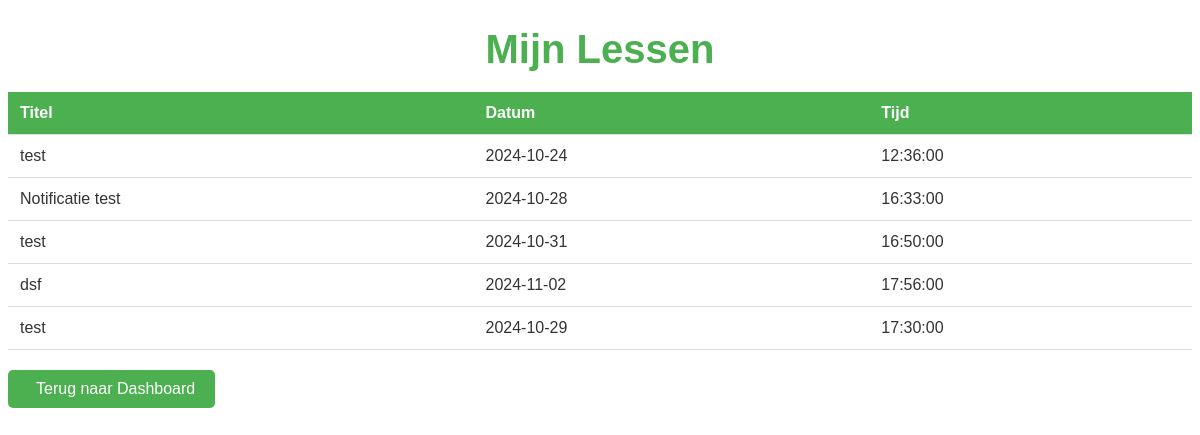
Screenshot of /view_lessons.php (signed in) with the database file from the repository.
### tables this page shows
CREATE TABLE `lessen` (
  `id` int(11) NOT NULL,
  `datum` date NOT NULL,
  `tijd` time NOT NULL,
  `instructeur` varchar(50) NOT NULL,
  `instructeur_id` int(11) NOT NULL,
  `titel` varchar(255) NOT NULL,
  `omschrijving` text NOT NULL
);

### view_lessons.php (the view, shortened to what this page needs)
<?php
include 'db.php';
$sql = "SELECT id FROM gebruikers WHERE username = ?";
$stmt = $db->prepare($sql);
$stmt->execute([$_SESSION['username']]);
$leerling = $stmt->fetch(PDO::FETCH_ASSOC);
$sql = "SELECT l.titel, l.datum, l.tijd FROM lessen l
        JOIN les_leerlingen ll ON l.id = ll.les_id
        WHERE ll.leerling_id = ?";
$stmt = $db->prepare($sql);
$stmt->execute([$leerling['id']]);
$lessen = $stmt->fetchAll(PDO::FETCH_ASSOC);
?>
<!DOCTYPE html>
<html lang="nl">
<head>
    <link rel="stylesheet" href="styles.css">
</head>
<body>
    <div class="view-lessons">
        <h1>Mijn Lessen</h1>
        <table>
            <tr>
                <th>Titel</th>
                <th>Datum</th>
                <th>Tijd</th>
            </tr>
            <?php if (empty($lessen)): ?>
                <tr>
                    <td colspan="3">Geen lessen gevonden.</td>
                </tr>
            <?php else: ?>
                <?php foreach ($lessen as $les): ?>
                    <tr>
                        <td><?= htmlspecialchars($les['titel']) ?></td>
                        <td><?= htmlspecialchars($les['datum']) ?></td>
                        <td><?= htmlspecialchars($les['tijd']) ?></td>
                    </tr>
                <?php endforeach; ?>
            <?php endif; ?>
        </table>
        <a href="dashboard.php" class="home-button"><i class="fas fa-home"></i> Terug naar Dashboard</a>
    </div>
</body>
</html>

### styles.css (style rules this page uses)
body { background: url('img/paardbg.jpg') no-repeat center center fixed; background-size: cover; color: #333; font-family: Arial, sans-serif; }
h1, h2, h3, p { color: #333; }
h1 { font-size: 2.5em; margin-bottom: 20px; }
.home-button { background-color: #4CAF50; color: white; padding: 10px 20px; text-align: center; text-decoration: none; display: inline-block; font-size: 16px; margin: 10px 0; border-radius: 5px; transition: background-color 0.3s ease; }
.view-lessons h1 { color: #4CAF50; text-align: center; }
.view-lessons table { width: 100%; border-collapse: collapse; margin-top: 20px; }
.view-lessons th, .view-lessons td { padding: 12px; text-align: left; border-bottom: 1px solid #ddd; }
.view-lessons th { background-color: #4CAF50; color: white; }
.view-lessons tr { background-color: white; }
.view-lessons .home-button { display: inline-block; margin-top: 20px; padding: 10px 20px; background-color: #4CAF50; color: white; text-decoration: none; border-radius: 5px; transition: background-color 0.3s ease; }

### rows the page displays
lessen: titel "test", datum "2024-10-24", tijd "12:36:00"
lessen: titel "Notificatie test", datum "2024-10-28", tijd "16:33:00"
lessen: titel "test", datum "2024-10-31", tijd "16:50:00"
lessen: titel "dsf", datum "2024-11-02", tijd "17:56:00"
lessen: titel "test", datum "2024-10-29", tijd "17:30:00"
